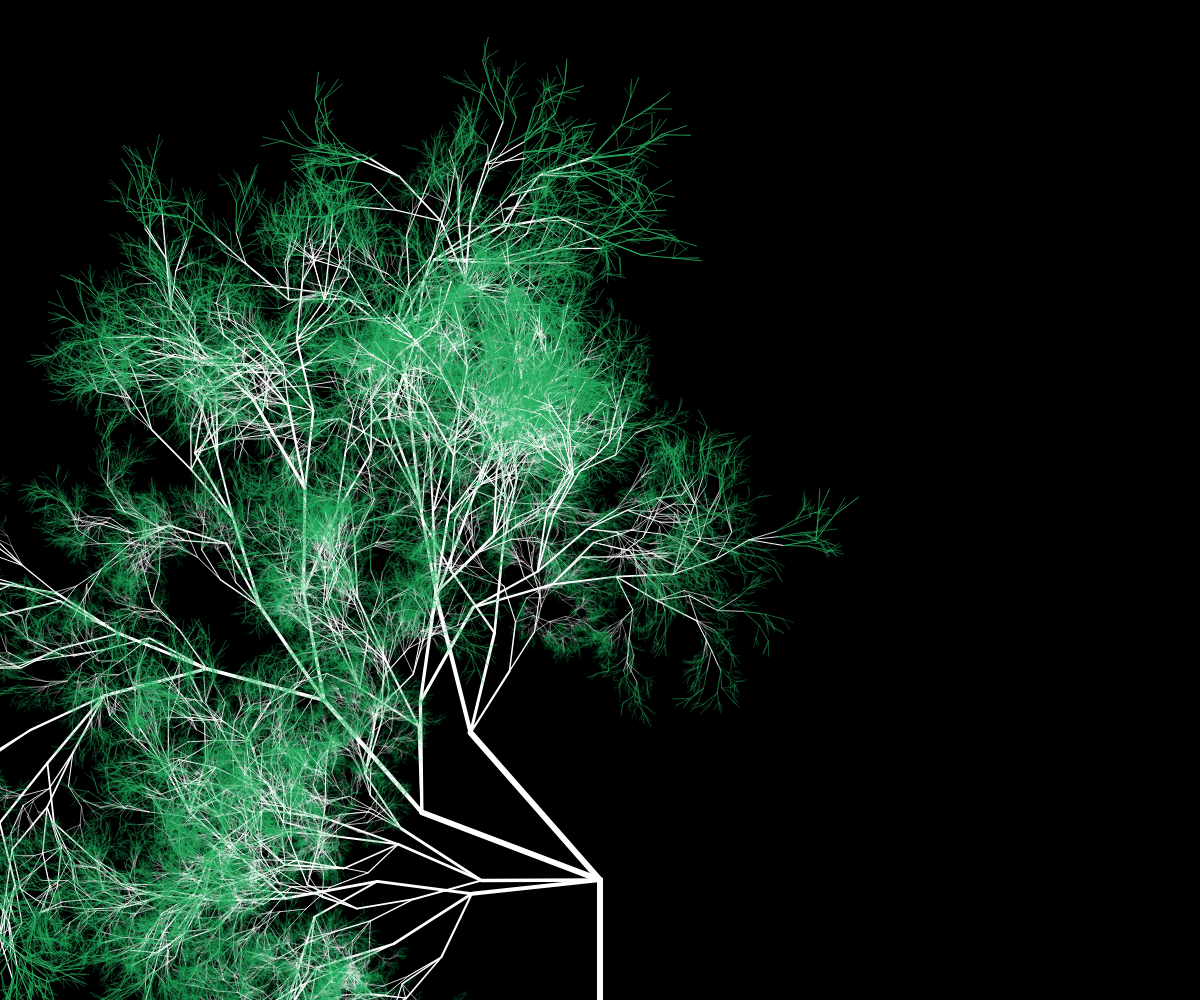
Frame 1 (no input)
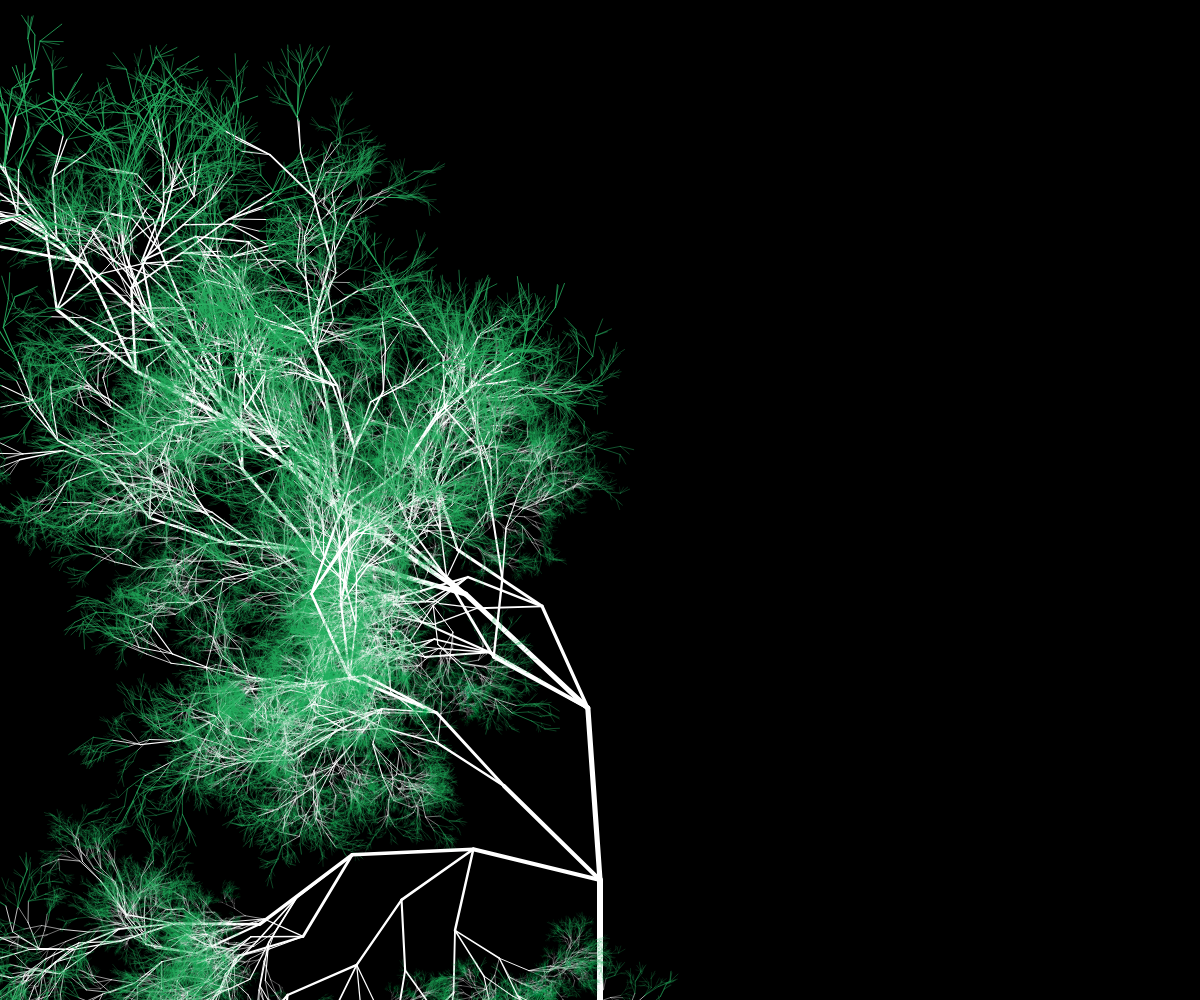
Frame 2 (the mouse pressed at the canvas centre, redrawn once)

The p5.js sketch that drew these frames (run headless with seeded random() and noise() and a simulated clock; the mouse was pressed at the canvas centre and the sketch redrawn once):

// p5.js sketch
// ── sketch.js

new p5();

function setup(){
	createCanvas(windowWidth, windowHeight);
}

function draw(){
	background(0);
	translate(windowWidth/2,windowHeight);
	//grow(100);
	branch(0,80,windowHeight/5,-Math.PI/2,13,15);
	noLoop();
}

function grow(len){
	if('ontouchstart' in window){
		var theta = map(touchX,0,windowWidth,0,Math.PI/2);
		//var theta = Math.PI/6
	}else{
		var theta = map(mouseX,0,windowWidth,0,Math.PI/2);
	}
	line(0,0,0,-len);
	translate(0,-len);
	len *= 0.66;

	if(len > 2){
		push();
		rotate(theta);
		grow(len);
		pop();
	
		push();
		rotate(-theta);
		grow(len);
		pop();
	}
}

function branch(startX,startY,len,theta,depth,branchWidth){
	var endX,endY;
	if(depth <=3){
		stroke('#27ae60');
	}else{
		stroke('#fff');
	}
	strokeWeight(len*0.03);
	endX = startX + len*Math.cos(theta);
	endY = startY + len*Math.sin(theta);
	line(startX,startY,endX,endY);

	//translate(0,0,len*Math.cos(theta),len*Math.sin(theta));
	depth -= 1;
	branchWidth *= 0.66;
	if(!depth){
		return;
	}
	for(var i=0; i<Math.random() * 3 + 1; i++){
		len *= 0.66 + Math.random()*0.33;
		theta += Math.PI/2*(Math.random() -0.5);
		//push();
		branch(endX,endY,len,theta,depth,branchWidth);
		//pop();

	}
	
}

function mousePressed(){
	background(0);
	branch(0,80,windowHeight/5,-Math.PI/2,13,15);
}

function 	touchStarted(){
	background(0);
	branch(0,80,windowHeight/5,-Math.PI/2,13,15);
}

function windowResized() {
  resizeCanvas(windowWidth, windowHeight);
}
